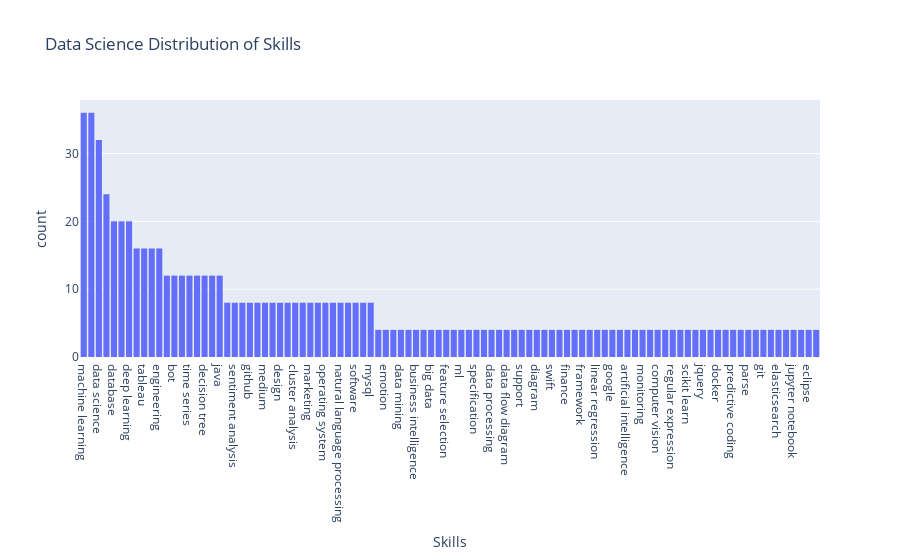

Notebook code for this chart:
### Code cell
# Create a histogram to visualize the distribution of skills corresponding to the job category

fig = px.histogram(
    x=Total_skills,
    labels={"x": "Skills"},
    title=f"{Job_Category} Distribution of Skills",
).update_xaxes(categoryorder="total descending")
fig.show()

### Figure 1 — Plotly figure (JSON) as saved in the notebook; plotly's stock layout.template omitted (floating-point values rounded to 4 significant figures; data arrays with more than 128 entries replaced by an {"elided": "..."} marker saying what was removed)
{"data": [{"alignmentgroup": "True", "bingroup": "x", "hovertemplate": "Skills=%{x}<br>count=%{y}<extra></extra>", "legendgroup": "", "marker": {"color": "#636efa", "pattern": {"shape": ""}}, "name": "", "offsetgroup": "", "orientation": "v", "showlegend": false, "type": "histogram", "x": {"elided": "744 str values"}, "xaxis": "x", "yaxis": "y"}], "layout": {"barmode": "relative", "legend": {"tracegroupgap": 0}, "title": {"text": "Data Science Distribution of Skills"}, "xaxis": {"anchor": "y", "categoryorder": "total descending", "domain": [0, 1], "title": {"text": "Skills"}}, "yaxis": {"anchor": "x", "domain": [0, 1], "title": {"text": "count"}}}}
